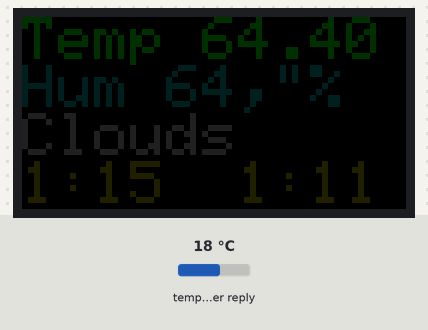
The sketch below on a simulated ESP32-S2. Shown: 64×32 colour display. The inputs (shaded band) are chosen by the test bench; at power-on: temperature in the weather reply 18 °C. WiFi joins after 1.5 s; servers stay silent unless stated; the local clock reads 2024-03-15 10:24:30 at power-on unless the sketch sets it; web services answer with replies made up by the test bench; what the sketch prints to the serial monitor is not drawn.

Above: at 45.2 s.

The sketch:

ledmatrix.ino
```cpp
// testshapes demo for RGBmatrixPanel library.
// Demonstrates the drawing abilities of the RGBmatrixPanel library.
// For 32x64 RGB LED matrix.

#include "display.h"
#include "weather.h"

#include <WiFi.h>


Display display;
Weather weather;

int secondCount = 0;

void setup() {
  Serial.begin(115200);

  delay(4000);
  //display.init();
  delay(1000);
  Serial.println("initializing weather...");
  weather.init();
  Serial.println("initializing display...");
  display.init();

}

void loop() {
  delay(1000);

  secondCount++;

  weather.getTime();
  Serial.print("lateNight: ");
  Serial.println(weather.lateNight);

  if (weather.lateNight) {
    display.clear();
  }
  else {
    if (secondCount >= 30) {
      secondCount = 0;
      weather.update();
      display.update(weather.temp, weather.humidity, weather.main, weather.sunrise, weather.sunset);
    }
  }


}


/*
 WiFi Web Server LED Blink

 A simple web server that lets you blink an LED via the web.
 This sketch will print the IP address of your WiFi Shield (once connected)
 to the Serial monitor. From there, you can open that address in a web browser
 to turn on and off the LED on pin 5.

 If the IP address of your shield is yourAddress:
 http://yourAddress/H turns the LED on
 http://yourAddress/L turns it off

 This example is written for a network using WPA encryption. For
 WEP or WPA, change the Wifi.begin() call accordingly.

 Circuit:
 * WiFi shield attached
 * LED attached to pin 5

 created for arduino 25 Nov 2012
 by Tom Igoe

ported for sparkfun esp32
31.01.2017 by Jan Hendrik Berlin

 */

/*

#include <WiFi.h>
#include "Adafruit_GFX.h"
#include "RGB-matrix-Panel-master/RGBmatrixPanel.h"

const char* ssid     = "yourssid";
const char* password = "yourpasswd";

WiFiServer server(80);

void setup()
{
    Serial.begin(115200);
    pinMode(5, OUTPUT);      // set the LED pin mode

    delay(10);

    // We start by connecting to a WiFi network

    Serial.println();
    Serial.println();
    Serial.print("Connecting to ");
    Serial.println(ssid);

    WiFi.begin(ssid, password);

    while (WiFi.status() != WL_CONNECTED) {
        delay(500);
        Serial.print(".");
    }

    Serial.println("");
    Serial.println("WiFi connected.");
    Serial.println("IP address: ");
    Serial.println(WiFi.localIP());

    server.begin();

}

int value = 0;

void loop(){
 WiFiClient client = server.available();   // listen for incoming clients

  if (client) {                             // if you get a client,
    Serial.println("New Client.");           // print a message out the serial port
    String currentLine = "";                // make a String to hold incoming data from the client
    while (client.connected()) {            // loop while the client's connected
      if (client.available()) {             // if there's bytes to read from the client,
        char c = client.read();             // read a byte, then
        Serial.write(c);                    // print it out the serial monitor
        if (c == '\n') {                    // if the byte is a newline character

          // if the current line is blank, you got two newline characters in a row.
          // that's the end of the client HTTP request, so send a response:
          if (currentLine.length() == 0) {
            // HTTP headers always start with a response code (e.g. HTTP/1.1 200 OK)
            // and a content-type so the client knows what's coming, then a blank line:
            client.println("HTTP/1.1 200 OK");
            client.println("Content-type:text/html");
            client.println();

            // the content of the HTTP response follows the header:
            client.print("Click <a href=\"/H\">here</a> to turn the LED on pin 5 on.<br>");
            client.print("Click <a href=\"/L\">here</a> to turn the LED on pin 5 off.<br>");

            // The HTTP response ends with another blank line:
            client.println();
            // break out of the while loop:
            break;
          } else {    // if you got a newline, then clear currentLine:
            currentLine = "";
          }
        } else if (c != '\r') {  // if you got anything else but a carriage return character,
          currentLine += c;      // add it to the end of the currentLine
        }

        // Check to see if the client request was "GET /H" or "GET /L":
        if (currentLine.endsWith("GET /H")) {
          digitalWrite(5, HIGH);               // GET /H turns the LED on
        }
        if (currentLine.endsWith("GET /L")) {
          digitalWrite(5, LOW);                // GET /L turns the LED off
        }
      }
    }
    // close the connection:
    client.stop();
    Serial.println("Client Disconnected.");
  }
}


*/
```

weather.cpp
```cpp
#include "weather.h"

#include <WiFi.h>
#include "HTTPClient.h"
#include "time.h"


Weather::Weather() {
  this->ssid = "Flux";
  this->password =  "ElectromagneticMagic";

  this->endpoint = "http://api.openweathermap.org/data/2.5/weather?q=New York City&units=imperial&APPID=";
  this->key = "52b647c576e7ebf2cfa8e8e9df4ec9ca";
}

void Weather::init() {

  //Serial.begin(115200);

  WiFi.begin(this->ssid, this->password);

  while (WiFi.status() != WL_CONNECTED) {
    delay(1000);
    Serial.println("Connecting to WiFi..");
  }

  Serial.println("Connected to the WiFi network");

}

void Weather::update() {

    this->getTime();

  if ((WiFi.status() == WL_CONNECTED)) { //Check the current connection status

    HTTPClient http;

    http.begin(this->endpoint + this->key); //Specify the URL
    int httpCode = http.GET();  //Make the request

    if (httpCode > 0) { //Check for the returning code

        String payload = http.getString();
        Serial.println(httpCode);
        Serial.println(payload);

        //String temp = this->extractTemp(payload);
        this->temp = this->extractTemp(payload);
        this->humidity = this->extractHumidity(payload);
        this->main = this->extractMain(payload);
        this->sunrise = this->extractSunrise(payload);
        this->sunset = this->extractSunset(payload);

        //Serial.println("temp: "+ this->temp +", hum: " +this->humidity);
        //Serial.println("sunrise: "+sunrise);
        //Serial.println("sunset: "+sunset);

      }

    else {
      Serial.println("Error on HTTP request");
    }

    http.end(); //Free the resources
  }

}

void Weather::getTime() {
    if ((WiFi.status() == WL_CONNECTED)) { //Check the current connection status

        HTTPClient http;

        http.begin("http://worldtimeapi.org/api/timezone/America/New_York"); //Specify the URL
        int httpCode = http.GET();  //Make the request

        if (httpCode > 0) { //Check for the returning code

            String payload = http.getString();
            Serial.println(httpCode);
            Serial.println(payload);

            //String temp = this->extractTemp(payload);
            //this->time = this->extractTemp(payload);
            // if (this->time > 11 || this->time < 8) {
                //this->lateNight = true;
            //}
            //else {
                //this->lateNight = false;
            //}

        }

        else {
        Serial.println("Error on HTTP request");
        }

        http.end(); //Free the resources
    }
}


String Weather::extractTemp(String json) {
  int index = json.indexOf("\"temp\"");
  String temp1 = json.substring(index, index+15);

  int start = temp1.indexOf(":");
  int end = temp1.indexOf(",");
  String temperature = temp1.substring(start+1, end);

  return temperature;
}

String Weather::extractHumidity(String json) {
  int index = json.indexOf("\"humidity\"");
  String temp1 = json.substring(index, index+15);

  int start = temp1.indexOf(":");
  int end = temp1.indexOf("}");
  String humidity = temp1.substring(start+1, end);

  return humidity;
}

String Weather::extractMain(String json) {
  int index = json.indexOf("\"main\":\"");
  String temp1 = json.substring(index, index+30);

  int start = temp1.indexOf(":\"");
  int end = temp1.indexOf("\",");
  String main = temp1.substring(start+2, end);

  return main;
}


String Weather::extractSunrise(String json) {
  int index = json.indexOf("\"sunrise\"");
  String temp1 = json.substring(index, index+25);

  int start = temp1.indexOf(":");
  int end = temp1.indexOf(",");
  String sunrise = temp1.substring(start+1, end);

  time_t epch = long(sunrise.toInt());
  sunrise = String(asctime(gmtime(&epch)));
  start = sunrise.indexOf(":")-2;
  sunrise = sunrise.substring(start, start+5);

  // convert to est time
  int hour = sunrise.substring(0,2).toInt()-5;
  sunrise = String(hour)+sunrise.substring(2);

  return sunrise;
}

String Weather::extractSunset(String json) {
  int index = json.indexOf("\"sunset\"");
  String temp1 = json.substring(index, index+25);

  int start = temp1.indexOf(":");
  int end = temp1.indexOf("}");
  String sunset = temp1.substring(start+1, end);

  time_t epch = long(sunset.toInt());
  sunset = String(asctime(gmtime(&epch)));
  start = sunset.indexOf(":")-2;
  sunset = sunset.substring(start, start+5);

  // convert to est time
  int hour = sunset.substring(0,2).toInt()-17;
  sunset = String(hour)+sunset.substring(2);

  return sunset;
}
```

weather.h
```cpp
#ifndef WEATHER_H
#define WEATHER_H
#include "Arduino.h"

class Weather {
  public:
    Weather();
    void init();
    void update();
    String temp;
    String humidity;
    String main;
    String sunset;
    String sunrise;
    String time;
  private:
    void getTime();
    String extractTemp(String);
    String extractHumidity(String);
    String extractMain(String);
    String extractSunrise(String);
    String extractSunset(String);
    const char* ssid;
    const char* password;

    String endpoint;
    String key;

};


#endif
```

display.cpp
```cpp
#include "display.h"
//#include "RGBmatrixPanel.h"

void Display::init() {
  // this->matrix(A, B, C, D, CLK, LAT, OE, false, 64);
  this->matrix.begin();

  // draw a pixel in solid white
  this->matrix.drawPixel(0, 0, this->matrix.Color444(4, 4, 4));
  delay(500);

  // fix the screen with green
  this->matrix.fillRect(0, 0, this->matrix.width(), this->matrix.height(), this->matrix.Color444(0, 5, 0));
  delay(500);

  // fill the screen with 'black'
  this->matrix.fillScreen(this->matrix.Color444(0, 0, 0));

  // draw some text!
  this->matrix.setTextSize(1);     // size 1 == 8 pixels high
  this->matrix.setTextWrap(false); // Don't wrap at end of line - will do ourselves
};


void Display::update(String temp, String hum, String status, String sunrise, String sunset) {
  // fill the screen with 'black'
  this->matrix.fillScreen(this->matrix.Color444(0, 0, 0));

  this->matrix.setCursor(0,0);
  this->matrix.setTextColor(this->matrix.Color444(0,3,0));

  // Temp and Humidity
  this->matrix.print("Temp ");
  this->matrix.println(temp);

  this->matrix.setTextColor(this->matrix.Color444(0,2,2));
  this->matrix.print("Hum ");
  this->matrix.print(hum);
  this->matrix.println("%");


  this->matrix.setTextColor(this->matrix.Color444(2,2,2));
  this->matrix.println(status);
  this->matrix.setTextColor(this->matrix.Color444(2,2,0));
  this->matrix.print(sunrise+"  ");
  this->matrix.print(sunset);

}

void Display::clear() {
  this->matrix.fillScreen(this->matrix.Color444(0, 0, 0));
}
```

display.h
```cpp
#ifndef DISPLAY_H
#define DISPLAY_H

#include "RGBmatrixPanel.h"

// Metro ESP32-S2
#define CLK  13
#define OE   14
#define LAT 15
#define A   17
#define B   18
#define C   1
#define D   2


class Display{
  public:
    Display(): matrix(A, B, C, D, CLK, LAT, OE, false, 64) {};
    void init();
    void update(String, String, String, String, String);
    void clear();
  private:
    RGBmatrixPanel matrix;
};


#endif
```

weather.h
```cpp
#ifndef WEATHER_H
#define WEATHER_H
#include "Arduino.h"

// typedef struct {
//   int year;
//   int month;
//   int day;
//   int hour;
//   int minute;
//   int second;
// } Timetype

class Weather {
  public:
    Weather();
    void init();
    void update();
    void getTime();
    bool lateNight;
    String temp;
    String metricTemp;
    String humidity;
    String main;
    String sunset;
    String sunrise;
    int year;
    int month;
    int day;
    int hour;
    int minute;
    String time;
    //Timetype time;
  private:
    String extractTime(String);
    String extractTemp(String);
    String extractHumidity(String);
    String extractMain(String);
    String extractSunrise(String);
    String extractSunset(String);
    const char* ssid;
    const char* password;

    String endpoint;
    String metricEndpoint;
    String key;

};


#endif
```
